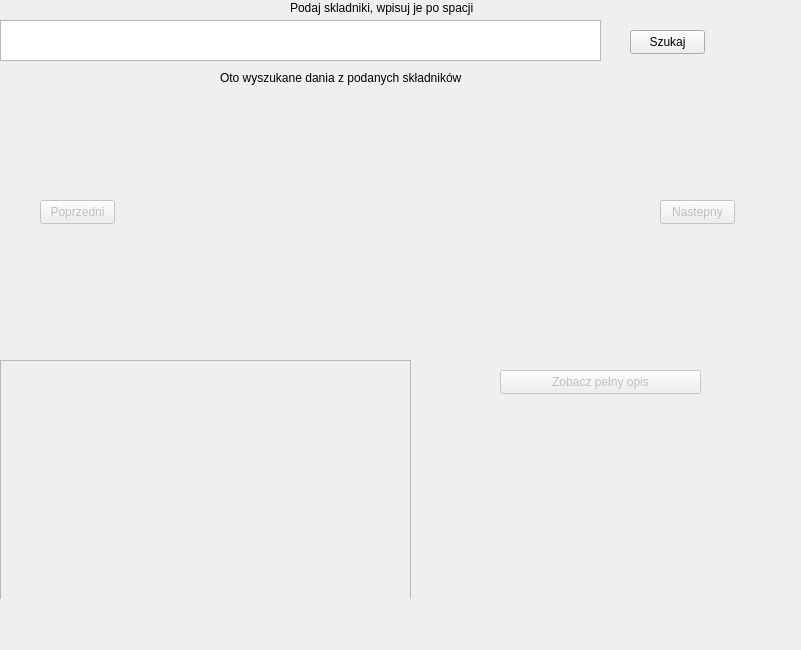
<?xml version="1.0" encoding="UTF-8"?>
<ui version="4.0">
 <class>Foods</class>
 <widget class="QMainWindow" name="Foods">
  <property name="geometry">
   <rect>
    <x>0</x>
    <y>0</y>
    <width>801</width>
    <height>650</height>
   </rect>
  </property>
  <property name="minimumSize">
   <size>
    <width>750</width>
    <height>650</height>
   </size>
  </property>
  <property name="windowTitle">
   <string>Foods</string>
  </property>
  <widget class="QWidget" name="centralwidget">
   <property name="styleSheet">
    <string notr="true"/>
   </property>
   <widget class="QLabel" name="label">
    <property name="geometry">
     <rect>
      <x>290</x>
      <y>0</y>
      <width>201</width>
      <height>16</height>
     </rect>
    </property>
    <property name="text">
     <string>Podaj skladniki, wpisuj je po spacji</string>
    </property>
   </widget>
   <widget class="QLabel" name="label_2">
    <property name="geometry">
     <rect>
      <x>220</x>
      <y>70</y>
      <width>251</width>
      <height>16</height>
     </rect>
    </property>
    <property name="text">
     <string>Oto wyszukane dania z podanych składników</string>
    </property>
   </widget>
   <widget class="QTextEdit" name="items">
    <property name="geometry">
     <rect>
      <x>0</x>
      <y>20</y>
      <width>601</width>
      <height>41</height>
     </rect>
    </property>
   </widget>
   <widget class="QWidget" name="widget" native="true">
    <property name="geometry">
     <rect>
      <x>-10</x>
      <y>140</y>
      <width>769</width>
      <height>459</height>
     </rect>
    </property>
    <widget class="QWidget" name="widget_2" native="true">
     <property name="geometry">
      <rect>
       <x>10</x>
       <y>-40</y>
       <width>751</width>
       <height>261</height>
      </rect>
     </property>
     <widget class="QWidget" name="img2" native="true">
      <property name="geometry">
       <rect>
        <x>190</x>
        <y>40</y>
        <width>421</width>
        <height>211</height>
       </rect>
      </property>
     </widget>
     <widget class="QPushButton" name="prev">
      <property name="enabled">
       <bool>false</bool>
      </property>
      <property name="geometry">
       <rect>
        <x>40</x>
        <y>100</y>
        <width>75</width>
        <height>24</height>
       </rect>
      </property>
      <property name="text">
       <string>Poprzedni</string>
      </property>
     </widget>
     <widget class="QPushButton" name="next">
      <property name="enabled">
       <bool>false</bool>
      </property>
      <property name="geometry">
       <rect>
        <x>660</x>
        <y>100</y>
        <width>75</width>
        <height>24</height>
       </rect>
      </property>
      <property name="text">
       <string>Nastepny</string>
      </property>
     </widget>
    </widget>
    <widget class="QWidget" name="results" native="true">
     <property name="enabled">
      <bool>false</bool>
     </property>
     <property name="geometry">
      <rect>
       <x>10</x>
       <y>220</y>
       <width>801</width>
       <height>241</height>
      </rect>
     </property>
     <widget class="QListView" name="listView">
      <property name="geometry">
       <rect>
        <x>0</x>
        <y>0</y>
        <width>411</width>
        <height>281</height>
       </rect>
      </property>
     </widget>
     <widget class="QLabel" name="autor">
      <property name="geometry">
       <rect>
        <x>430</x>
        <y>90</y>
        <width>49</width>
        <height>16</height>
       </rect>
      </property>
      <property name="text">
       <string/>
      </property>
     </widget>
     <widget class="QLabel" name="data_dodania">
      <property name="geometry">
       <rect>
        <x>430</x>
        <y>170</y>
        <width>281</width>
        <height>31</height>
       </rect>
      </property>
      <property name="text">
       <string/>
      </property>
     </widget>
     <widget class="QPushButton" name="link">
      <property name="geometry">
       <rect>
        <x>500</x>
        <y>10</y>
        <width>201</width>
        <height>24</height>
       </rect>
      </property>
      <property name="text">
       <string>Zobacz pelny opis</string>
      </property>
     </widget>
    </widget>
   </widget>
   <widget class="QPushButton" name="search">
    <property name="geometry">
     <rect>
      <x>630</x>
      <y>30</y>
      <width>75</width>
      <height>24</height>
     </rect>
    </property>
    <property name="text">
     <string>Szukaj</string>
    </property>
   </widget>
   <widget class="QLabel" name="item_count">
    <property name="geometry">
     <rect>
      <x>480</x>
      <y>70</y>
      <width>49</width>
      <height>16</height>
     </rect>
    </property>
    <property name="text">
     <string/>
    </property>
   </widget>
  </widget>
 </widget>
 <resources/>
 <connections/>
</ui>
